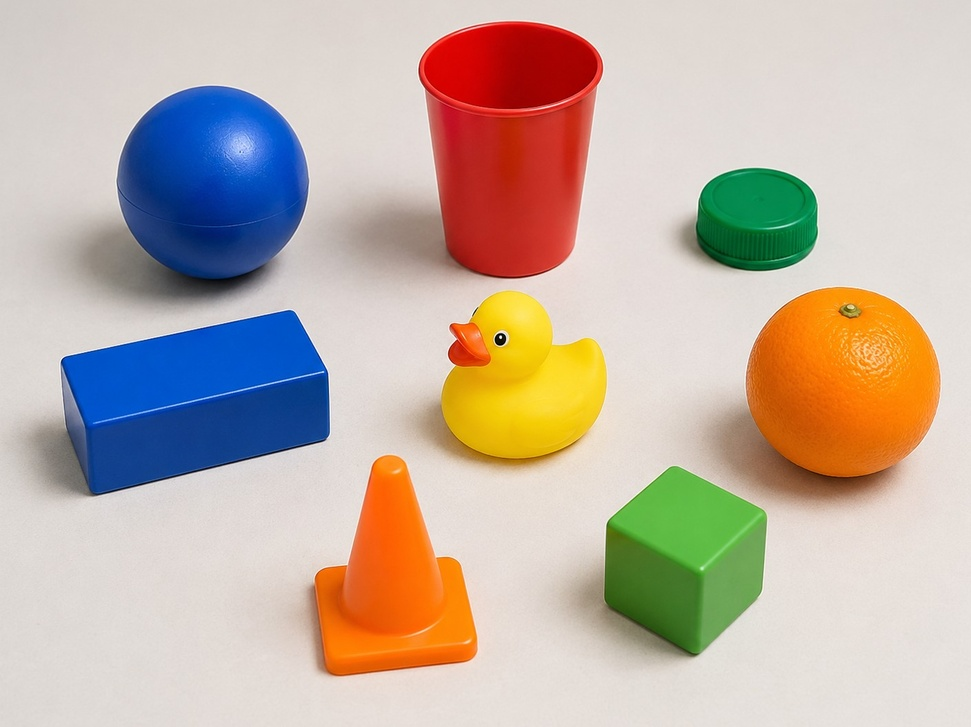
#> input picture renk_uzaylari_maskeleme/images/image.jpg, 971 x 727 px, shrunk from 1408 x 1054 before the run
$ python hsv_renk_uzayi.py
#> lines starting #> are read from the running program, lines starting #| are printed output that depends on the picture
import cv2

image = cv2.imread("images/image.jpg")
#> image is the input picture: shape (727, 971, 3); mean B, G, R 165.9, 178.2, 193.6

# BGR görüntüyü HSV renk uzayına dönüştür
hsv = cv2.cvtColor(image, cv2.COLOR_BGR2HSV)
#> hsv: shape (727, 971, 3); mean H, S, V 24.6, 77.5, 210.9

# görüntünün merkez piksellerinin incelenmesi
height, width = image.shape[:2]
#> height = 727; width = 971
x, y = width // 2, height // 2
#> x = 485; y = 363

b, g, r = image[y, x]
#> b = 1; g = 85; r = 221
h, s, v = hsv[y, x] # h: rengin kendisi, s: rengin doygunluğu, v: rengin parlaklığı
#> h = 11; s = 254; v = 221

print(f"BGR: b: {b}, g: {g}, r: {r}")
#| BGR: b: 1, g: 85, r: 221
print(f"HSV: h: {h}, s: {s}, v: {v}")
#| HSV: h: 11, s: 254, v: 221

# HSV kanallarını ayrı ayrı çıkar
hue, saturation, value = cv2.split(hsv)
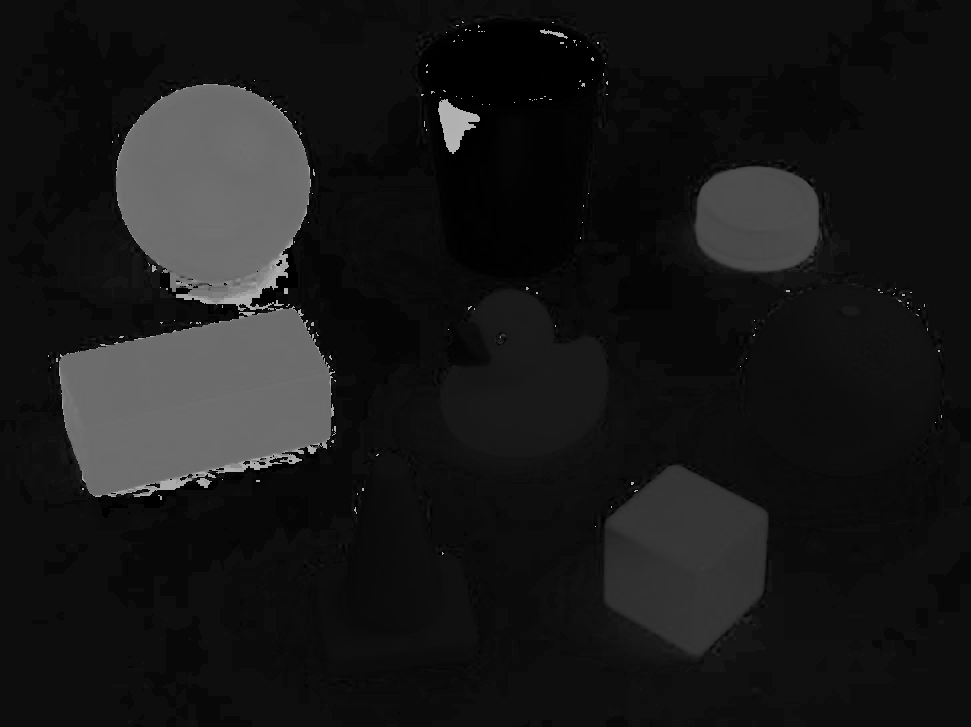
#> hue: shape (727, 971); min 0, max 179, mean 24.6
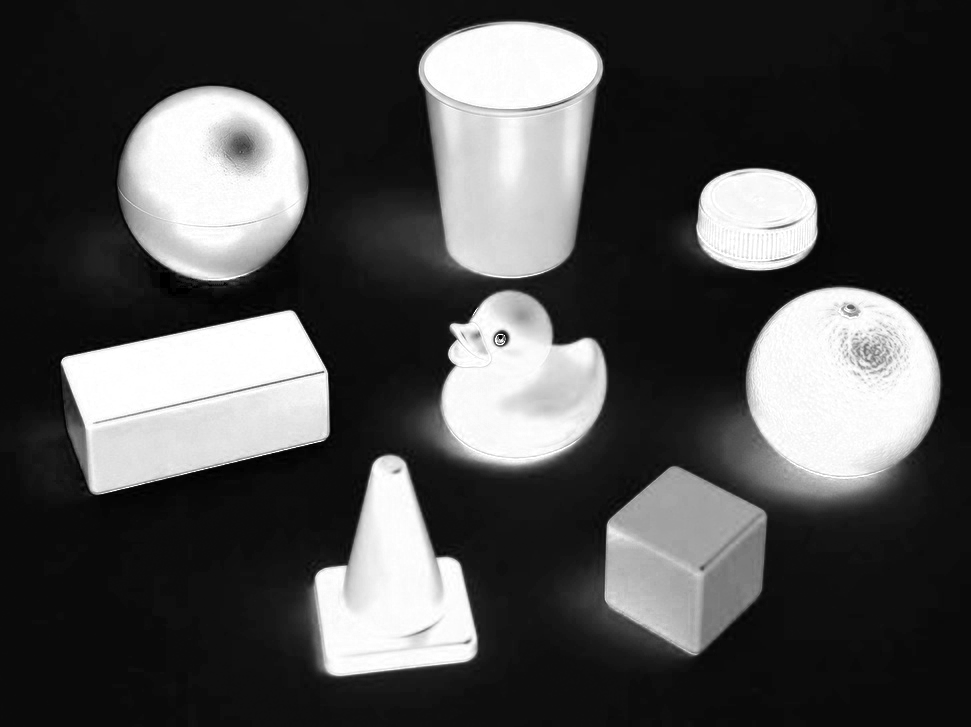
#> saturation: shape (727, 971); min 0, max 255, mean 77.5
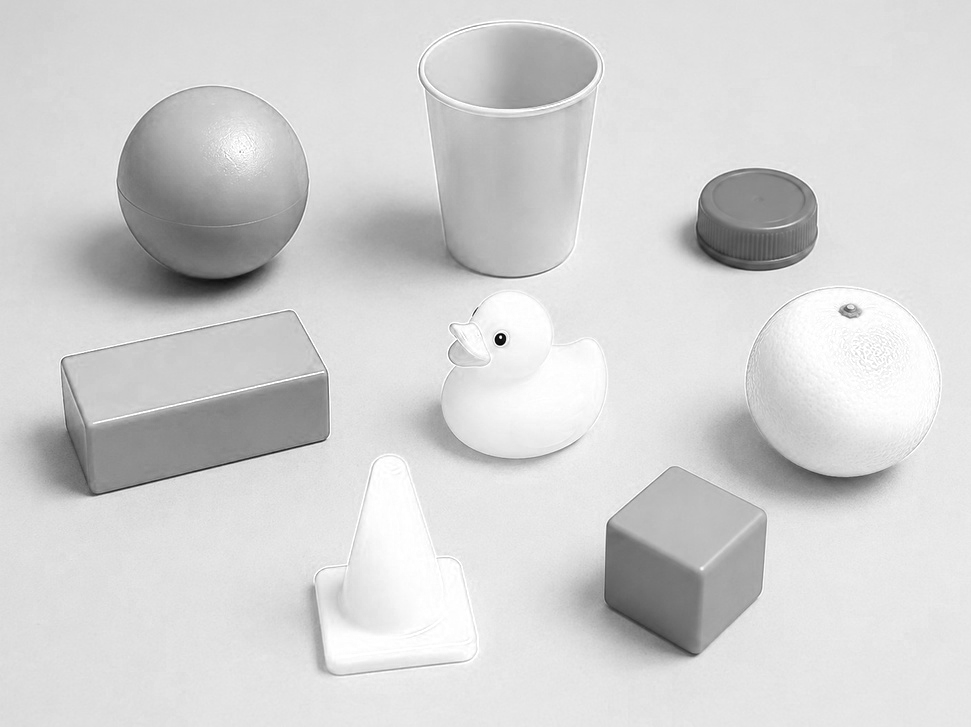
#> value: shape (727, 971); min 2, max 255, mean 210.9

# sonuçları görselleştir
cv2.imshow("orijinal bgr", image)
cv2.imshow("hue: renk", hue)
cv2.imshow("saturation: doygunluk", saturation)
cv2.imshow("value: parlaklik", value)

cv2.waitKey(0)
cv2.destroyAllWindows()
